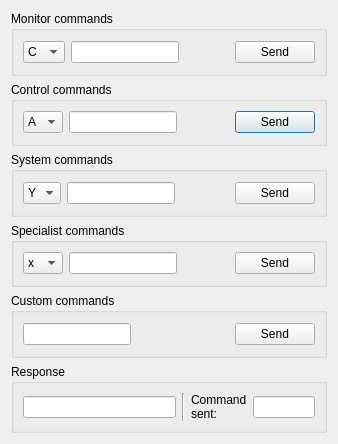
<?xml version="1.0" encoding="UTF-8"?>
<ui version="4.0">
 <class>Dialog</class>
 <widget class="QDialog" name="Dialog">
  <property name="geometry">
   <rect>
    <x>0</x>
    <y>0</y>
    <width>338</width>
    <height>444</height>
   </rect>
  </property>
  <property name="windowTitle">
   <string>Dialog</string>
  </property>
  <layout class="QGridLayout" name="gridLayout">
   <item row="1" column="0">
    <widget class="QGroupBox" name="groupBox_2">
     <property name="title">
      <string>Control commands </string>
     </property>
     <layout class="QHBoxLayout" name="horizontalLayout_2">
      <item>
       <widget class="QComboBox" name="combo_control">
        <item>
         <property name="text">
          <string>A</string>
         </property>
        </item>
        <item>
         <property name="text">
          <string>D</string>
         </property>
        </item>
        <item>
         <property name="text">
          <string>F</string>
         </property>
        </item>
        <item>
         <property name="text">
          <string>G</string>
         </property>
        </item>
        <item>
         <property name="text">
          <string>H</string>
         </property>
        </item>
        <item>
         <property name="text">
          <string>I</string>
         </property>
        </item>
        <item>
         <property name="text">
          <string>L</string>
         </property>
        </item>
        <item>
         <property name="text">
          <string>M</string>
         </property>
        </item>
        <item>
         <property name="text">
          <string>O</string>
         </property>
        </item>
        <item>
         <property name="text">
          <string>P</string>
         </property>
        </item>
        <item>
         <property name="text">
          <string>S</string>
         </property>
        </item>
        <item>
         <property name="text">
          <string>T</string>
         </property>
        </item>
       </widget>
      </item>
      <item>
       <widget class="QLineEdit" name="par_control"/>
      </item>
      <item>
       <spacer name="horizontalSpacer_2">
        <property name="orientation">
         <enum>Qt::Horizontal</enum>
        </property>
        <property name="sizeHint" stdset="0">
         <size>
          <width>40</width>
          <height>20</height>
         </size>
        </property>
       </spacer>
      </item>
      <item>
       <widget class="QPushButton" name="send_control">
        <property name="text">
         <string>Send</string>
        </property>
       </widget>
      </item>
     </layout>
    </widget>
   </item>
   <item row="4" column="0">
    <widget class="QGroupBox" name="groupBox_5">
     <property name="title">
      <string>Custom commands </string>
     </property>
     <layout class="QHBoxLayout" name="horizontalLayout_5">
      <item>
       <widget class="QLineEdit" name="par_custom"/>
      </item>
      <item>
       <spacer name="horizontalSpacer_5">
        <property name="orientation">
         <enum>Qt::Horizontal</enum>
        </property>
        <property name="sizeHint" stdset="0">
         <size>
          <width>40</width>
          <height>20</height>
         </size>
        </property>
       </spacer>
      </item>
      <item>
       <widget class="QPushButton" name="send_custom">
        <property name="text">
         <string>Send</string>
        </property>
       </widget>
      </item>
     </layout>
    </widget>
   </item>
   <item row="0" column="0">
    <widget class="QGroupBox" name="groupBox">
     <property name="title">
      <string>Monitor commands </string>
     </property>
     <layout class="QHBoxLayout" name="horizontalLayout">
      <item>
       <widget class="QComboBox" name="combo_monitor">
        <item>
         <property name="text">
          <string>C</string>
         </property>
        </item>
        <item>
         <property name="text">
          <string>Q</string>
         </property>
        </item>
        <item>
         <property name="text">
          <string>R</string>
         </property>
        </item>
        <item>
         <property name="text">
          <string>U</string>
         </property>
        </item>
        <item>
         <property name="text">
          <string>V</string>
         </property>
        </item>
        <item>
         <property name="text">
          <string>W</string>
         </property>
        </item>
        <item>
         <property name="text">
          <string>X</string>
         </property>
        </item>
       </widget>
      </item>
      <item>
       <widget class="QLineEdit" name="par_monitor"/>
      </item>
      <item>
       <spacer name="horizontalSpacer">
        <property name="orientation">
         <enum>Qt::Horizontal</enum>
        </property>
        <property name="sizeHint" stdset="0">
         <size>
          <width>16</width>
          <height>20</height>
         </size>
        </property>
       </spacer>
      </item>
      <item>
       <widget class="QPushButton" name="send_monitor">
        <property name="text">
         <string>Send</string>
        </property>
       </widget>
      </item>
     </layout>
    </widget>
   </item>
   <item row="5" column="0">
    <widget class="QGroupBox" name="groupBox_6">
     <property name="title">
      <string>Response</string>
     </property>
     <layout class="QHBoxLayout" name="horizontalLayout_6">
      <item>
       <widget class="QLineEdit" name="par_response">
        <property name="minimumSize">
         <size>
          <width>153</width>
          <height>0</height>
         </size>
        </property>
       </widget>
      </item>
      <item>
       <widget class="Line" name="line_2">
        <property name="orientation">
         <enum>Qt::Vertical</enum>
        </property>
       </widget>
      </item>
      <item>
       <widget class="QLabel" name="label">
        <property name="text">
         <string>Command
sent:</string>
        </property>
       </widget>
      </item>
      <item>
       <widget class="QLineEdit" name="sent_command">
        <property name="minimumSize">
         <size>
          <width>60</width>
          <height>0</height>
         </size>
        </property>
       </widget>
      </item>
     </layout>
    </widget>
   </item>
   <item row="3" column="0">
    <widget class="QGroupBox" name="groupBox_4">
     <property name="title">
      <string>Specialist commands </string>
     </property>
     <layout class="QHBoxLayout" name="horizontalLayout_4">
      <item>
       <widget class="QComboBox" name="combo_specialist">
        <item>
         <property name="text">
          <string>x</string>
         </property>
        </item>
        <item>
         <property name="text">
          <string>y</string>
         </property>
        </item>
        <item>
         <property name="text">
          <string>s</string>
         </property>
        </item>
        <item>
         <property name="text">
          <string>r</string>
         </property>
        </item>
        <item>
         <property name="text">
          <string>w</string>
         </property>
        </item>
        <item>
         <property name="text">
          <string>p</string>
         </property>
        </item>
        <item>
         <property name="text">
          <string>q</string>
         </property>
        </item>
        <item>
         <property name="text">
          <string>v</string>
         </property>
        </item>
        <item>
         <property name="text">
          <string>t</string>
         </property>
        </item>
        <item>
         <property name="text">
          <string>c</string>
         </property>
        </item>
        <item>
         <property name="text">
          <string>d</string>
         </property>
        </item>
        <item>
         <property name="text">
          <string>m</string>
         </property>
        </item>
        <item>
         <property name="text">
          <string>n</string>
         </property>
        </item>
        <item>
         <property name="text">
          <string>o</string>
         </property>
        </item>
       </widget>
      </item>
      <item>
       <widget class="QLineEdit" name="par_specialist"/>
      </item>
      <item>
       <spacer name="horizontalSpacer_4">
        <property name="orientation">
         <enum>Qt::Horizontal</enum>
        </property>
        <property name="sizeHint" stdset="0">
         <size>
          <width>40</width>
          <height>20</height>
         </size>
        </property>
       </spacer>
      </item>
      <item>
       <widget class="QPushButton" name="send_specialist">
        <property name="text">
         <string>Send</string>
        </property>
       </widget>
      </item>
     </layout>
    </widget>
   </item>
   <item row="2" column="0">
    <widget class="QGroupBox" name="groupBox_3">
     <property name="title">
      <string>System commands </string>
     </property>
     <layout class="QHBoxLayout" name="horizontalLayout_3">
      <item>
       <widget class="QComboBox" name="combo_system">
        <item>
         <property name="text">
          <string>Y</string>
         </property>
        </item>
        <item>
         <property name="text">
          <string>Z</string>
         </property>
        </item>
        <item>
         <property name="text">
          <string>~</string>
         </property>
        </item>
        <item>
         <property name="text">
          <string>!</string>
         </property>
        </item>
       </widget>
      </item>
      <item>
       <widget class="QLineEdit" name="par_system"/>
      </item>
      <item>
       <spacer name="horizontalSpacer_3">
        <property name="orientation">
         <enum>Qt::Horizontal</enum>
        </property>
        <property name="sizeHint" stdset="0">
         <size>
          <width>40</width>
          <height>20</height>
         </size>
        </property>
       </spacer>
      </item>
      <item>
       <widget class="QPushButton" name="send_system">
        <property name="text">
         <string>Send</string>
        </property>
       </widget>
      </item>
     </layout>
    </widget>
   </item>
  </layout>
 </widget>
 <resources/>
 <connections/>
</ui>
